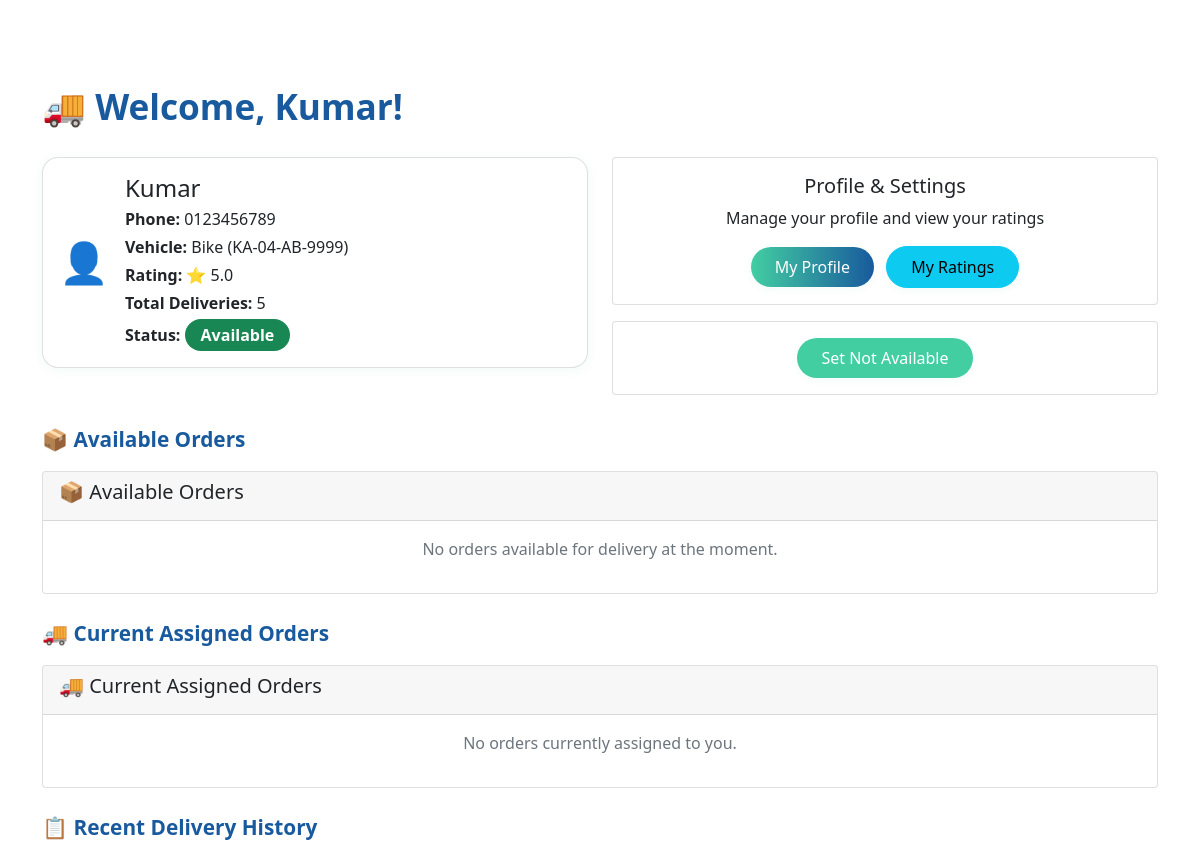
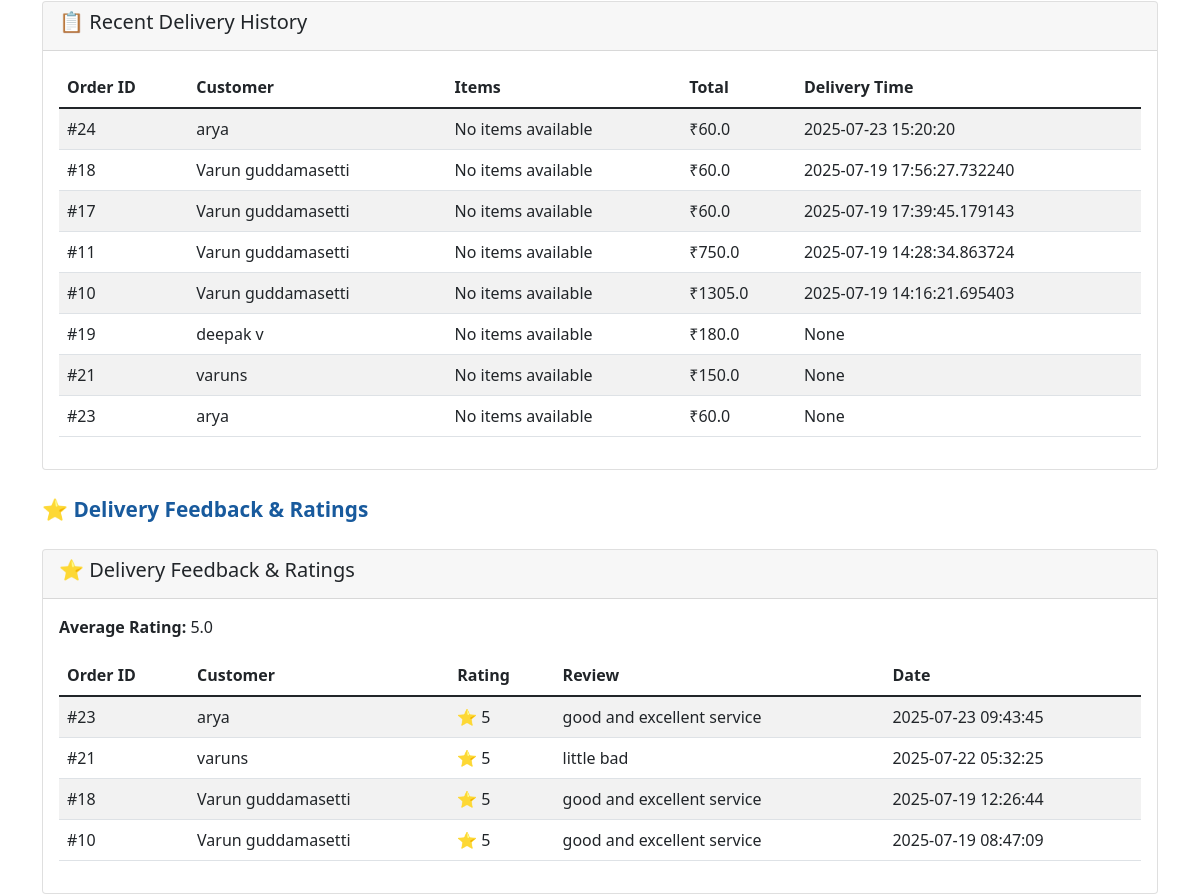
Page /delivery_dashboard (signed in) on the earlier database version (2 pictures, top to bottom).
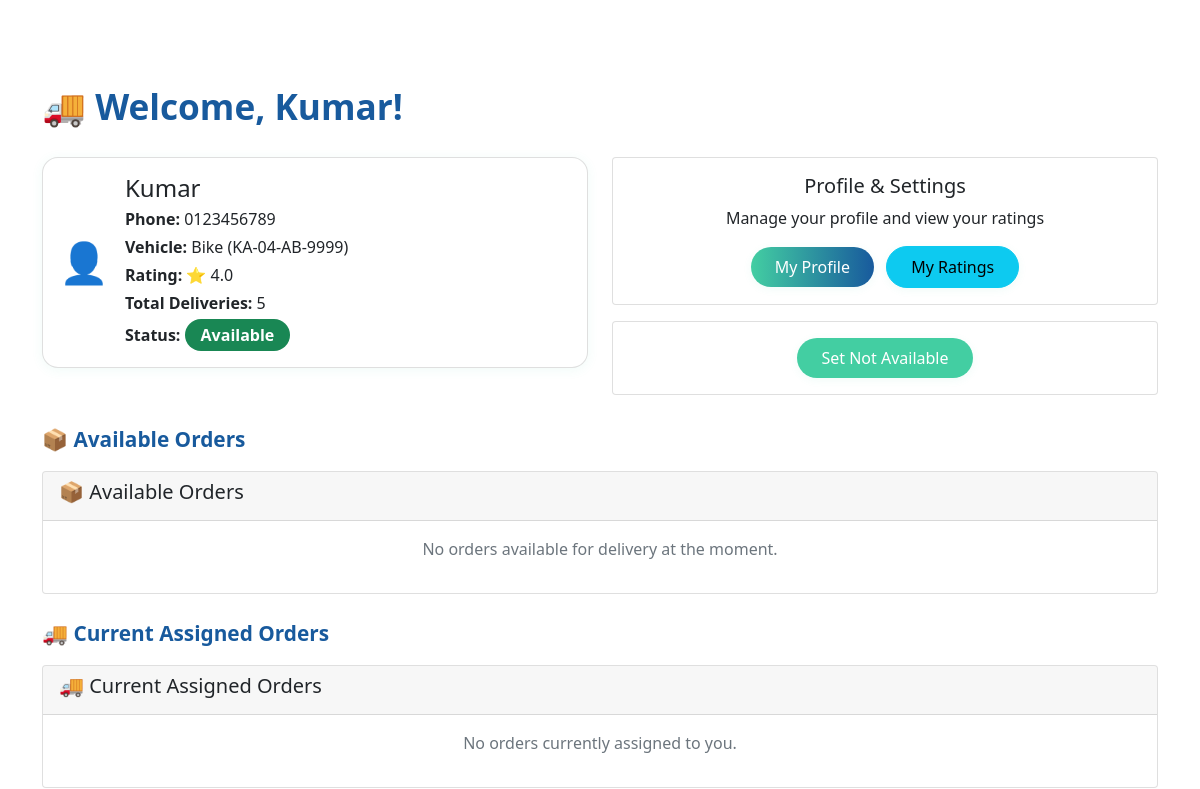
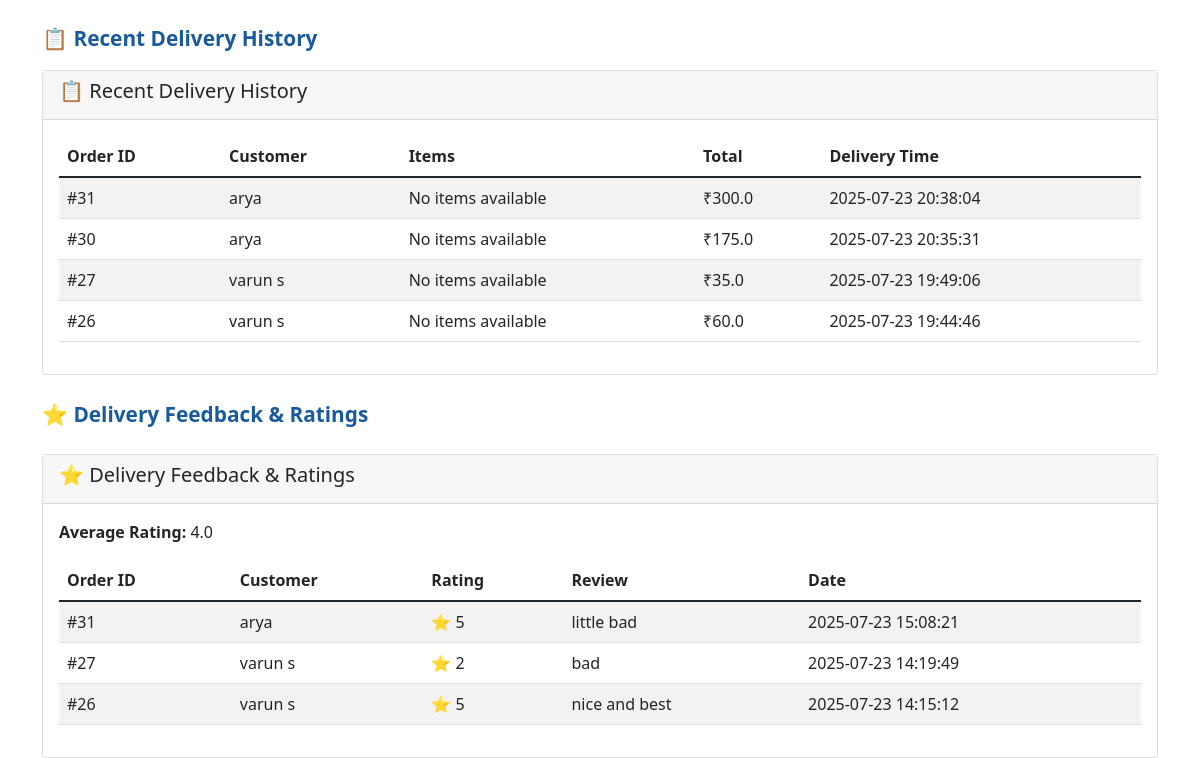
Same page on the later database version (2 pictures, top to bottom).
### tables this page shows
CREATE TABLE delivery_partners (
        id INTEGER PRIMARY KEY AUTOINCREMENT,
        username TEXT NOT NULL UNIQUE,
        password TEXT NOT NULL,
        name TEXT NOT NULL,
        phone TEXT NOT NULL,
        vehicle_number TEXT,
        vehicle_type TEXT,
        is_available INTEGER DEFAULT 1,
        current_location TEXT,
        rating REAL DEFAULT 0,
        total_deliveries INTEGER DEFAULT 0
    );

CREATE TABLE delivery_orders (
        id INTEGER PRIMARY KEY AUTOINCREMENT,
        order_id INTEGER NOT NULL,
        delivery_partner_id INTEGER,
        pickup_time DATETIME,
        delivery_time DATETIME,
        status TEXT DEFAULT 'Assigned',
        FOREIGN KEY(order_id) REFERENCES orders(id),
        FOREIGN KEY(delivery_partner_id) REFERENCES delivery_partners(id)
    );

CREATE TABLE orders (
    id INTEGER PRIMARY KEY AUTOINCREMENT,
    username TEXT NOT NULL,
    items TEXT NOT NULL,
    total REAL NOT NULL,
    address_id INTEGER,
    payment_mode TEXT,
    order_status TEXT DEFAULT 'Order Placed',
    timestamp DATETIME DEFAULT CURRENT_TIMESTAMP
, restaurant_id INTEGER);

CREATE TABLE delivery_ratings (
        id INTEGER PRIMARY KEY AUTOINCREMENT,
        order_id INTEGER NOT NULL,
        delivery_partner_id INTEGER NOT NULL,
        customer_username TEXT NOT NULL,
        rating INTEGER NOT NULL CHECK (rating >= 1 AND rating <= 5),
        review TEXT,
        timestamp DATETIME DEFAULT CURRENT_TIMESTAMP,
        FOREIGN KEY(order_id) REFERENCES orders(id),
        FOREIGN KEY(delivery_partner_id) REFERENCES delivery_partners(id),
        UNIQUE(order_id, delivery_partner_id)
    );

### routes/delivery_routes.py (the view)
@delivery_bp.route('/delivery_dashboard')
def delivery_dashboard():
    delivery_partner_username = session.get('delivery_partner')
    delivery_partner_id = session.get('delivery_partner_id')
    if not delivery_partner_username and not delivery_partner_id:
        return redirect(url_for('delivery.delivery_login'))
    try:
        conn = sqlite3.connect('database.db')
        cursor = conn.cursor()
        if delivery_partner_id:
            cursor.execute('SELECT * FROM delivery_partners WHERE id=?', (delivery_partner_id,))
        else:
            cursor.execute('SELECT * FROM delivery_partners WHERE username=?', (delivery_partner_username,))
        partner = cursor.fetchone()
        if not partner:
            conn.close()
            flash('Delivery partner not found.', 'danger')
            return redirect(url_for('delivery.delivery_login'))
        session['delivery_partner_id'] = partner[0]
        partner_id = partner[0]
        partner_data = {
            'id': partner[0],
            'username': partner[1],
            'name': partner[3],
            'phone': partner[4],
            'vehicle_number': partner[5],
            'vehicle_type': partner[6],
            'is_available': partner[7],
            'current_location': partner[8],
            'rating': partner[9],
            'total_deliveries': partner[10]
        }
        cursor.execute('''SELECT do.id, do.order_id, o.username, o.items, o.total, o.order_status, do.status, o.timestamp
                         FROM delivery_orders do
                         JOIN orders o ON do.order_id = o.id
                         WHERE do.delivery_partner_id = ? AND do.status != 'Delivered'
                         ORDER BY do.id DESC''', (partner_id,))
        assigned_orders = cursor.fetchall()
        cursor.execute('''SELECT o.id, o.username, o.items, o.total, o.order_status, o.timestamp
                         FROM orders o
                         LEFT JOIN delivery_orders do ON o.id = do.order_id
                         WHERE o.order_status = 'Ready' AND do.id IS NULL
                         ORDER BY o.timestamp ASC''')
        available_orders = cursor.fetchall()
        cursor.execute('''SELECT do.id, do.order_id, o.username, o.items, o.total, o.order_status, do.status, o.timestamp, do.delivery_time
                         FROM delivery_orders do
                         JOIN orders o ON do.order_id = o.id
                         WHERE do.delivery_partner_id = ? AND do.status = 'Delivered'
                         ORDER BY do.delivery_time DESC
                         LIMIT 10''', (partner_id,))
        delivery_history = cursor.fetchall()
        cursor.execute('''SELECT dr.rating, dr.review, dr.timestamp, dr.customer_username, o.id as order_id
                          FROM delivery_ratings dr
                          JOIN orders o ON dr.order_id = o.id
                          WHERE dr.delivery_partner_id = ?
                          ORDER BY dr.timestamp DESC''', (partner_id,))
        ratings = cursor.fetchall()
        cursor.execute('SELECT AVG(rating) FROM delivery_ratings WHERE delivery_partner_id=?', (partner_id,))
        avg_rating = cursor.fetchone()[0]
        conn.close()
        def process_items(items):
            try:
                return json.loads(items) if items else []
            except Exception:
                return []
        processed_assigned = [
            {
                'delivery_order_id': row[0],
                'order_id': row[1],
                'username': row[2],
                'items': process_items(row[3]),
                'total': row[4],
                'order_status': row[5],
                'delivery_status': row[6],
                'timestamp': row[7]
            } for row in assigned_orders
        ]
        processed_available = [
            {
                'order_id': row[0],
                'username': row[1],
                'items': process_items(row[2]),
                'total': row[3],
                'order_status': row[4],
                'timestamp': row[5]
            } for row in available_orders
        ]
        processed_history = [
            {
                'delivery_order_id': row[0],
                'order_id': row[1],
                'username': row[2],
                'items': process_items(row[3]),
                'total': row[4],
                'order_status': row[5],
                'delivery_status': row[6],
                'timestamp': row[7],
                'delivery_time': row[8]
            } for row in delivery_history
        ]
        ratings_list = []
        for rating, review, timestamp, customer, order_id in ratings:
            ratings_list.append({
                'rating': rating,
                'review': review,
                'timestamp': timestamp,
                'customer': customer,
                'order_id': order_id
            })
        return render_template(
            'delivery_dashboard.html',
            partner=partner_data,
            assigned_orders=processed_assigned,
            available_orders=processed_available,
            delivery_history=processed_history,
            ratings=ratings_list,
            avg_rating=avg_rating
        )
    except Exception as e:
        logging.error(f"Delivery dashboard error: {e}")
        flash('An error occurred while loading your dashboard. Please try again later.', 'danger')
        return render_template('delivery_dashboard.html', partner=None, assigned_orders=[], available_orders=[], delivery_history=[], ratings=[], avg_rating=None)

### templates/delivery_dashboard.html (shortened to what the changed rows need)
<!DOCTYPE html>
<html lang="en">
<head>
    <link href="https://cdn.jsdelivr.net/npm/bootstrap@5.1.3/dist/css/bootstrap.min.css" rel="stylesheet">
    <link rel="stylesheet" href="{{ url_for('static', filename='style.css') }}">
</head>
<body>
    <div class="container mt-4">
        <div class="dashboard-header mb-4">🚚 Welcome, {{ partner['name'] }}!</div>
        <div class="row">
            <div class="col-md-6 mb-4">
                <div class="card profile-card">
                    <div class="card-body d-flex align-items-center">
                        <div>
                            <h4 class="mb-1">{{ partner['name'] }}</h4>
                            <div class="mb-1"><strong>Phone:</strong> {{ partner['phone'] }}</div>
                            <div class="mb-1"><strong>Vehicle:</strong> {{ partner['vehicle_type'] }} ({{ partner['vehicle_number'] }})</div>
                            <div class="mb-1"><strong>Rating:</strong> ⭐ {{ '%.1f'|format(partner['rating']) if partner['rating'] else 'No ratings yet' }}</div>
                            <div class="mb-1"><strong>Total Deliveries:</strong> {{ partner['total_deliveries'] }}</div>
                            <div><strong>Status:</strong> <span class="badge status-badge bg-{{ 'success' if partner['is_available'] else 'danger' }}">{{ 'Available' if partner['is_available'] else 'Not Available' }}</span></div>
                        </div>
                    </div>
                </div>
            </div>
            <div class="col-md-6 mb-4">
                <div class="card mt-3">
                    <div class="card-body text-center">
                        <form method="POST" action="{{ url_for('delivery.toggle_availability') }}">
                            <button type="submit" class="btn btn-{{ 'success' if partner['is_available'] else 'danger' }}">
                                {{ 'Set Not Available' if partner['is_available'] else 'Set Available' }}
                            </button>
                        </form>
                    </div>
                </div>
            </div>
        </div>
        <div class="section-title">📦 Available Orders</div>
        <div class="card mb-4">
            <div class="card-header">
            </div>
            <div class="card-body">
            </div>
        </div>
        <div class="section-title">🚚 Current Assigned Orders</div>
        <div class="card mb-4">
            <div class="card-header">
            </div>
            <div class="card-body">
            </div>
        </div>
        <div class="section-title">📋 Recent Delivery History</div>
        <div class="card mb-4">
            <div class="card-header">
            </div>
            <div class="card-body">
                {% if delivery_history %}
                    <div class="table-responsive">
                        <table class="table table-striped">
                            <thead>
                                <tr>
                                    <th>Order ID</th>
                                    <th>Customer</th>
                                    <th>Items</th>
                                    <th>Total</th>
                                    <th>Delivery Time</th>
                                </tr>
                            </thead>
                            <tbody>
                                {% for order in delivery_history %}
                                <tr>
                                    <td>#{{ order.order_id }}</td>
                                    <td>{{ order.username }}</td>
                                    <td>
                                        <ul class="list-unstyled mb-0">
                                            {% if order.items and order.items is iterable %}
                                                {% for item in order.items %}
                                                    <li>{{ item.name }} x{{ item.quantity }}</li>
                                                {% endfor %}
                                            {% else %}
                                                <li>No items available</li>
                                            {% endif %}
                                        </ul>
                                    </td>
                                    <td>₹{{ order.total }}</td>
                                    <td>{{ order.delivery_time }}</td>
                                </tr>
                                {% endfor %}
                            </tbody>
                        </table>
                    </div>
                {% else %}
                    <p class="text-muted text-center">No delivery history yet.</p>
                {% endif %}
            </div>
        </div>
        <div class="section-title">⭐ Delivery Feedback & Ratings</div>
        <div class="card mt-4">
            <div class="card-header">
            </div>
            <div class="card-body">
                <p><strong>Average Rating:</strong> {{ '%.1f'|format(avg_rating) if avg_rating else 'No ratings yet' }}</p>
                {% if ratings and ratings|length > 0 %}
                    <div class="table-responsive">
                        <table class="table table-striped">
                            <thead>
                                <tr>
                                    <th>Order ID</th>
                                    <th>Customer</th>
                                    <th>Rating</th>
                                    <th>Review</th>
                                    <th>Date</th>
                                </tr>
                            </thead>
                            <tbody>
                                {% for r in ratings %}
                                <tr>
                                    <td>#{{ r.order_id }}</td>
                                    <td>{{ r.customer }}</td>
                                    <td>⭐ {{ r.rating }}</td>
                                    <td>{{ r.review or '-' }}</td>
                                    <td>{{ r.timestamp }}</td>
                                </tr>
                                {% endfor %}
                            </tbody>
                        </table>
                    </div>
                {% else %}
                    <p class="text-muted">No feedback or ratings yet.</p>
                {% endif %}
            </div>
        </div>
    </div>
</body>
</html>

Differences in the rows shown:
removed delivery_orders: order_id "24", username "arya", total "60.0", delivery_time "2025-07-23 15:20:20"
removed delivery_orders: order_id "18", username "Varun guddamasetti", total "60.0", delivery_time "2025-07-19 17:56:27.732240"
removed delivery_orders: order_id "17", username "Varun guddamasetti", total "60.0", delivery_time "2025-07-19 17:39:45.179143"
removed delivery_orders: order_id "11", username "Varun guddamasetti", total "750.0", delivery_time "2025-07-19 14:28:34.863724"
removed delivery_orders: order_id "10", username "Varun guddamasetti", total "1305.0", delivery_time "2025-07-19 14:16:21.695403"
removed delivery_orders: order_id "19", username "deepak v", total "180.0", delivery_time "None"
removed delivery_orders: order_id "21", username "varuns", total "150.0", delivery_time "None"
removed delivery_orders: order_id "23", username "arya", total "60.0", delivery_time "None"
removed delivery_ratings: order_id "23", customer "arya", rating "5", review "good and excellent service", timestamp "2025-07-23 09:43:45"
removed delivery_ratings: order_id "21", customer "varuns", rating "5", review "little bad", timestamp "2025-07-22 05:32:25"
removed delivery_ratings: order_id "18", customer "Varun guddamasetti", rating "5", review "good and excellent service", timestamp "2025-07-19 12:26:44"
removed delivery_ratings: order_id "10", customer "Varun guddamasetti", rating "5", review "good and excellent service", timestamp "2025-07-19 08:47:09"
changed delivery_partners "Kumar": rating "5.0" → "4.0"
added delivery_orders: order_id "31", username "arya", total "300.0", delivery_time "2025-07-23 20:38:04"
added delivery_orders: order_id "30", username "arya", total "175.0", delivery_time "2025-07-23 20:35:31"
added delivery_orders: order_id "27", username "varun s", total "35.0", delivery_time "2025-07-23 19:49:06"
added delivery_orders: order_id "26", username "varun s", total "60.0", delivery_time "2025-07-23 19:44:46"
added delivery_ratings: order_id "31", customer "arya", rating "5", review "little bad", timestamp "2025-07-23 15:08:21"
added delivery_ratings: order_id "27", customer "varun s", rating "2", review "bad", timestamp "2025-07-23 14:19:49"
added delivery_ratings: order_id "26", customer "varun s", rating "5", review "nice and best", timestamp "2025-07-23 14:15:12"
Other differences:
{{ '%.1f'|format(avg_rating) if avg_rating else 'No ratings yet' }}: "5.0" → "4.0"
